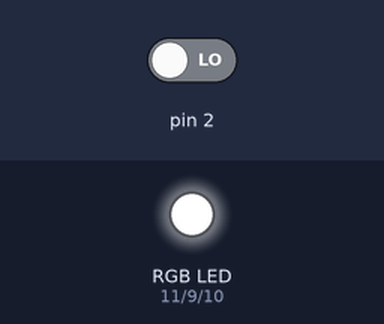
This sketch was run on a simulated Arduino Uno, built with avr-gcc and run on an emulated ATmega328P. Parts: an RGB LED mixed from three pins (HIGH = lit). The test bench sets the inputs (shaded band); at power-on: pin 2 LOW.

Above: at 1.2 s.
1.3 s: pin 2 driven HIGH
At 2.5 s:
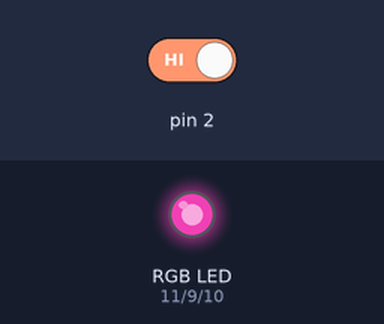
2.8 s: pin 2 driven LOW
At 3.7 s:
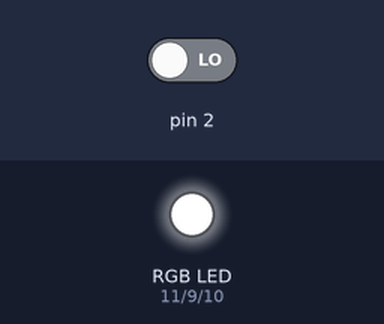
Timing chart, 0 to 5.8 s (numbered marks = the images above; inputs shaded):
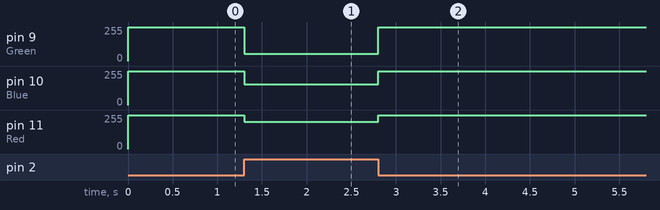

Measured:
- after the input at 1.3 s, pin 9 (Green): 255/255 → 55/255 at once; pin 10 (Blue): 255/255 → 155/255 at once; pin 11 (Red): 255/255 → 205/255 at once
- after the input at 2.8 s, pin 9 (Green): 55/255 → 255/255 at once; pin 10 (Blue): 155/255 → 255/255 at once; pin 11 (Red): 205/255 → 255/255 at once

The sketch:

KeyControl.ino
```cpp
#define Green 9
#define Blue 10
#define Red 11

void setup() {
  // put your setup code here, to run once:
  pinMode(2, INPUT);
  pinMode(9, OUTPUT);
  pinMode(10, OUTPUT);
  pinMode(11, OUTPUT);
}

void lightControl(int RedColor, int BlueColor, int GreenColor) {
  analogWrite(Green, 255 - GreenColor);
  analogWrite(Blue, 255 - BlueColor);
  analogWrite(Red, 255 - RedColor);
}

void loop() {
  // put your main code here, to run repeatedly:
  if (digitalRead(2) == HIGH) {
    lightControl(50, 100, 200);
  } else {
    lightControl(0, 0, 0);
  }
}
```
